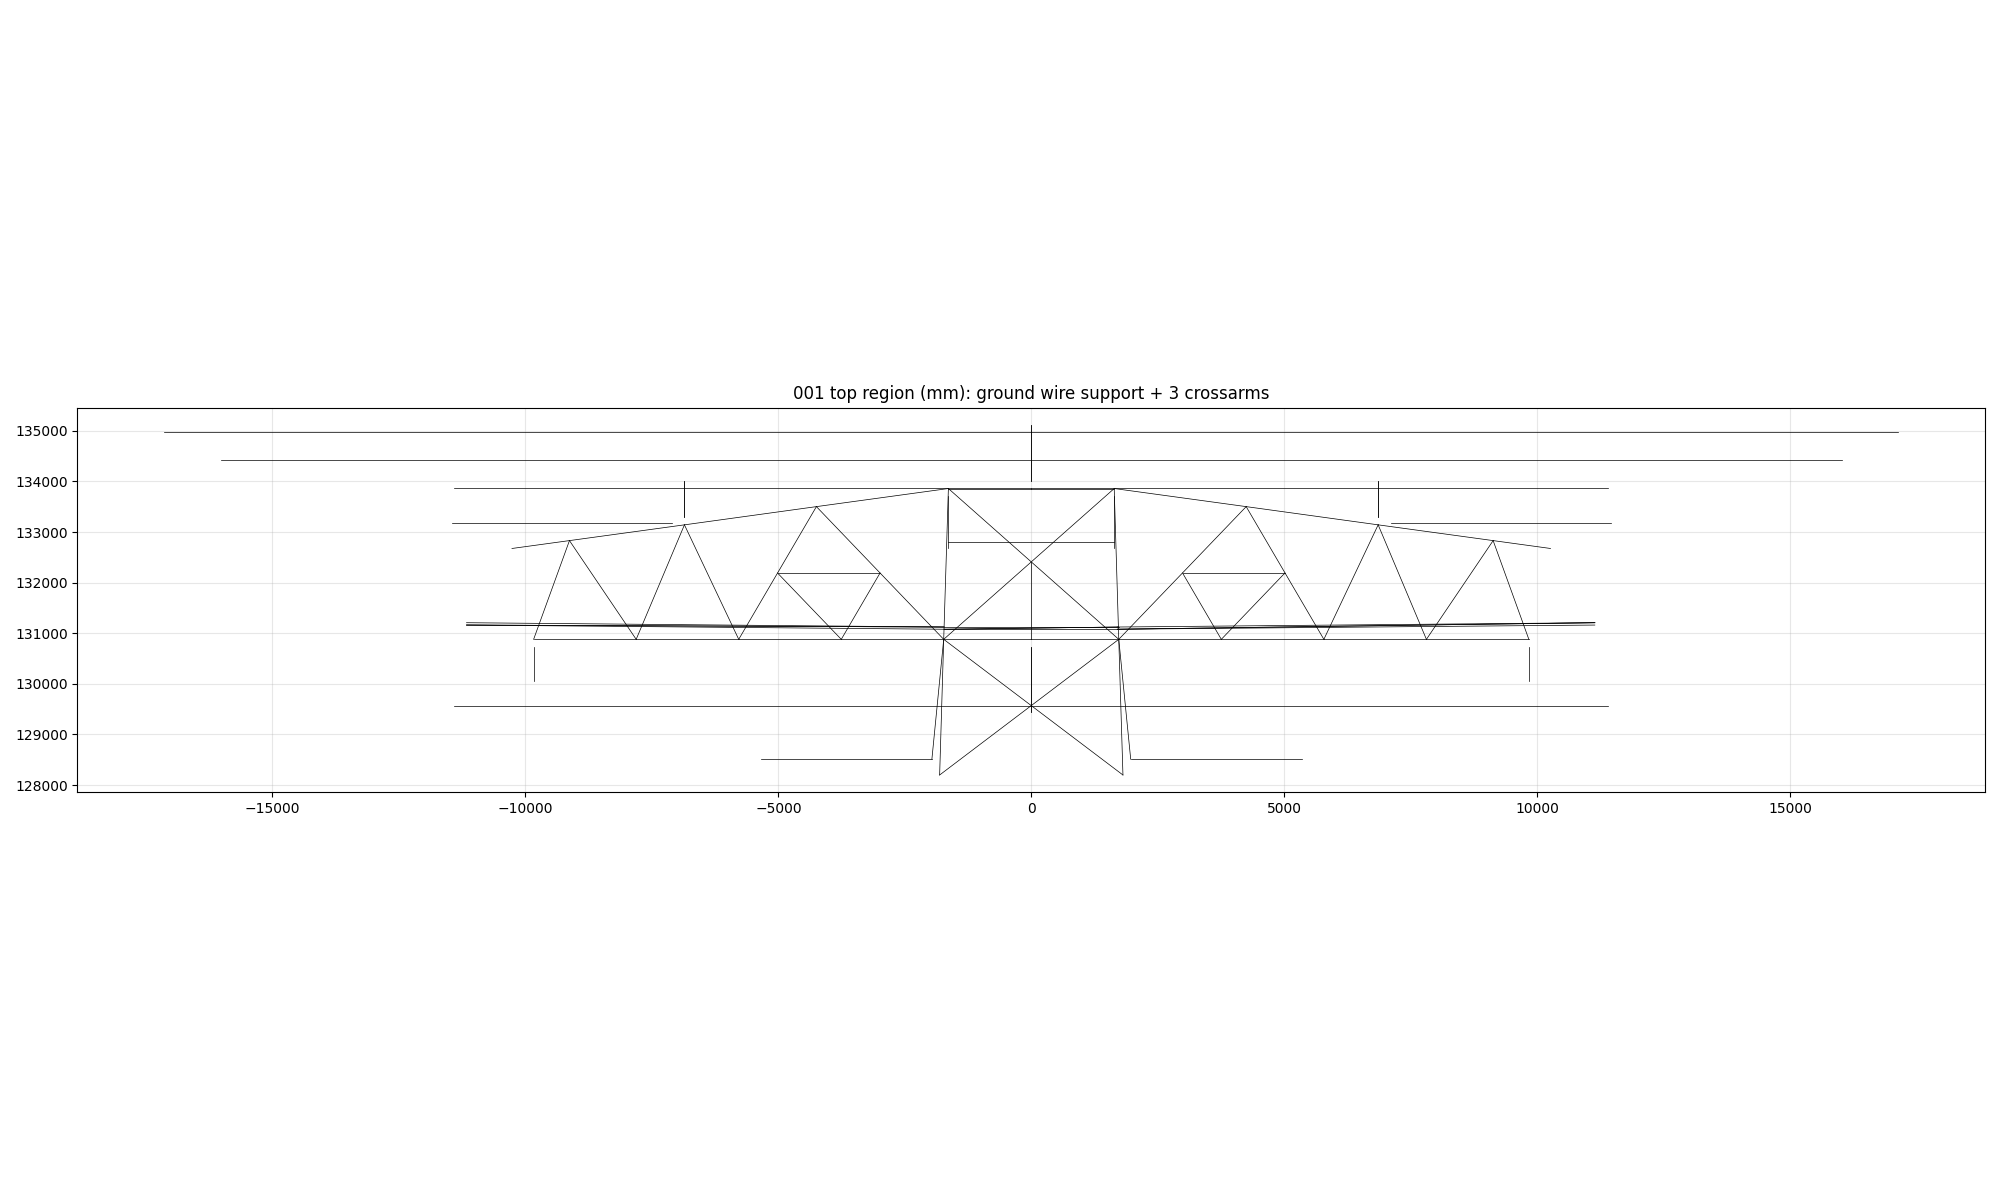

Python code for this plot:
# -*- coding: utf-8 -*-
"""001 顶部区域放大：看地线支架 W 形 + 三层横担立面轮廓"""
import sys, os, json, math
sys.stdout.reconfigure(encoding='utf-8', errors='replace')
import matplotlib
matplotlib.use('Agg')
import matplotlib.pyplot as plt

d1 = json.load(open('demo/data001.json', encoding='utf-8'))
CX, Y_BOT, SC = 624.0, 3749.0, 135000.0/3632.0

def to_mm(x, y):
    return (x-CX)*SC, (Y_BOT-y)*SC

# 顶部: z 95000~137000 → y_pt 2734~3749-... 取 y_pt 100~290, x 380~870
fig, ax = plt.subplots(figsize=(20, 12))
for ln in d1['lines']:
    (xa, ya), (xb, yb) = ln['a'], ln['b']
    mx = (xa+xb)/2; my = (ya+yb)/2
    if 350 <= mx <= 900 and 90 <= my <= 300:
        X1, Z1 = to_mm(xa, ya); X2, Z2 = to_mm(xb, yb)
        ax.plot([X1, X2], [Z1, Z2], color='black', lw=0.5)
for c in d1.get('circles', []):
    mx, my = c['c'][0], c['c'][1]
    if 350 <= mx <= 900 and 90 <= my <= 300:
        X, Z = to_mm(mx, my)
        ax.add_patch(plt.Circle((X, Z), c['r']*SC, fill=False, lw=0.4))
ax.set_aspect('equal'); ax.grid(True, alpha=0.3)
ax.set_title('001 top region (mm): ground wire support + 3 crossarms')
plt.tight_layout(); plt.savefig('demo/probe_001_top.png', dpi=100)
print('saved demo/probe_001_top.png')
